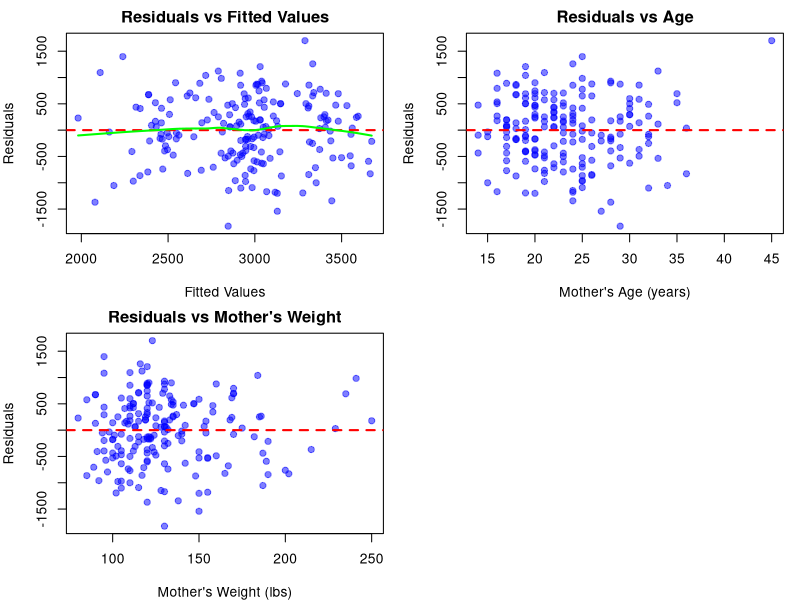
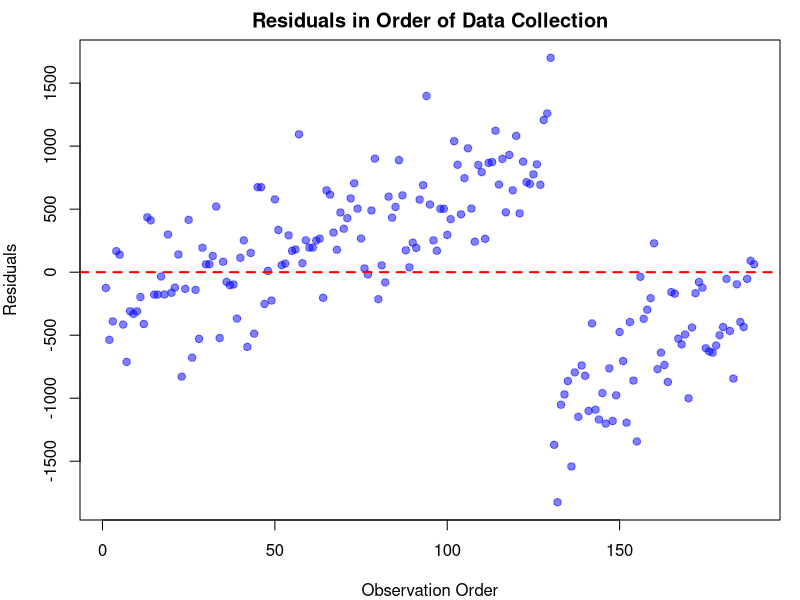
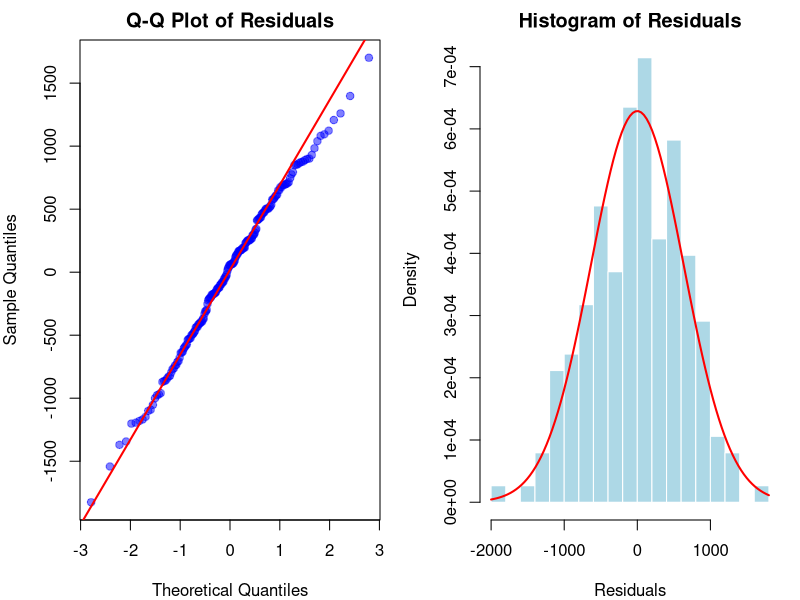
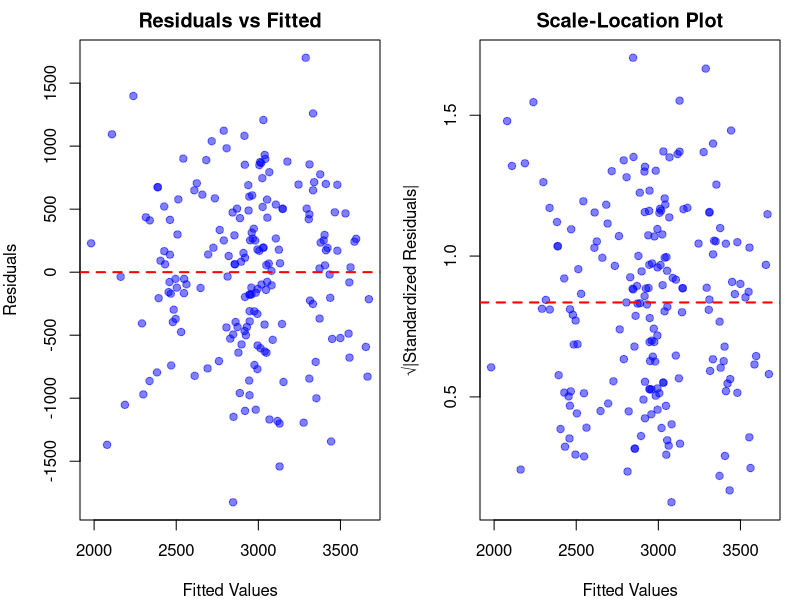

Write the R code that produced these figures, in order. (Note: this script raises an error after producing the figures.)
# ==============================================================================
# Lab - Building a Clinical Prediction Model
# ==============================================================================

# Load required packages
library(MASS)      # For stepAIC function
library(car)       # For VIF calculation
library(ggplot2)   # For visualization
library(dplyr)     # For data manipulation
library(gridExtra) # For arranging plots

# If packages are not installed, run:
# install.packages(c("MASS", "car", "ggplot2", "dplyr", "gridExtra"))

# ==============================================================================
# DATASET: We'll use the 'birthwt' dataset from MASS package
# This is a classic epidemiological dataset about risk factors for low birth weight
# ==============================================================================

# Load the dataset
data(birthwt)

# View the first few rows
head(birthwt)

# View dataset structure
str(birthwt)

# Dataset description:
# low:   indicator of birth weight < 2.5 kg (0 = normal, 1 = low)
# age:   mother's age in years
# lwt:   mother's weight in pounds at last menstrual period
# race:  mother's race (1 = white, 2 = black, 3 = other)
# smoke: smoking status during pregnancy (0 = no, 1 = yes)
# ptl:   number of previous premature labors
# ht:    history of hypertension (0 = no, 1 = yes)
# ui:    presence of uterine irritability (0 = no, 1 = yes)
# ftv:   number of physician visits during first trimester
# bwt:   birth weight in grams (our outcome variable)

# ==============================================================================
# DATA PREPARATION
# ==============================================================================

# Create a working dataset
birth_data <- birthwt

# Convert categorical variables to factors with meaningful labels
birth_data$race <- factor(birth_data$race, 
                          levels = c(1, 2, 3),
                          labels = c("White", "Black", "Other"))

birth_data$smoke <- factor(birth_data$smoke, 
                           levels = c(0, 1),
                           labels = c("Non-smoker", "Smoker"))

birth_data$ht <- factor(birth_data$ht, 
                        levels = c(0, 1),
                        labels = c("No", "Yes"))

birth_data$ui <- factor(birth_data$ui, 
                        levels = c(0, 1),
                        labels = c("No", "Yes"))

# Summary statistics
summary(birth_data)

# Check for missing values
colSums(is.na(birth_data))

# ==============================================================================
# MULTIVARIABLE LINEAR REGRESSION
# ==============================================================================


# Simple linear regression (for comparison)
model_simple <- lm(bwt ~ age, data = birth_data)
summary(model_simple)

# simple regression r squared
summary(model_simple)$r.squared


# Multivariable linear regression
# Research question: What factors predict birth weight?
model_full <- lm(bwt ~ age + lwt + race + smoke + ptl + ht + ui + ftv, 
                 data = birth_data)

summary(model_full)

# Confidence intervals for coefficients
confint(model_full)

# ==============================================================================
# CHECKING MODEL ASSUMPTIONS
# ==============================================================================


# Extract residuals and fitted values
residuals <- residuals(model_full)
fitted_values <- fitted(model_full)
standardized_residuals <- rstandard(model_full)

# -----------------
# 1. LINEARITY CHECK
# -----------------

# Residuals vs Fitted Values plot
par(mfrow = c(2, 2), mar = c(4, 4, 2, 1))

plot(fitted_values, residuals,
     main = "Residuals vs Fitted Values",
     xlab = "Fitted Values",
     ylab = "Residuals",
     pch = 19, col = rgb(0, 0, 1, 0.5))
abline(h = 0, col = "red", lwd = 2, lty = 2)
lines(lowess(fitted_values, residuals), col = "green", lwd = 2)

##"Look for: Random scatter around zero (red line)
##"Warning signs: Curved patterns, systematic trends

# Partial residual plots for continuous predictors
# Age

plot(birth_data$age, residuals,
     main = "Residuals vs Age",
     xlab = "Mother's Age (years)",
     ylab = "Residuals",
     pch = 19, col = rgb(0, 0, 1, 0.5))
abline(h = 0, col = "red", lwd = 2, lty = 2)

# Mother's weight
plot(birth_data$lwt, residuals,
     main = "Residuals vs Mother's Weight",
     xlab = "Mother's Weight (lbs)",
     ylab = "Residuals",
     pch = 19, col = rgb(0, 0, 1, 0.5))
abline(h = 0, col = "red", lwd = 2, lty = 2)

par(mfrow = c(1, 1))

# -----------------
# 2. INDEPENDENCE CHECK
# -----------------

# Check based on study design
# Are observations independent?
# No clustering (e.g., multiple births from same mother)?
# No time series structure?

# Plot residuals in order of data collection
plot(1:length(residuals), residuals,
     main = "Residuals in Order of Data Collection",
     xlab = "Observation Order",
     ylab = "Residuals",
     pch = 19, col = rgb(0, 0, 1, 0.5))
abline(h = 0, col = "red", lwd = 2, lty = 2)

##Look for: Random pattern (no trends or cycles)

# -----------------
# 3. NORMALITY CHECK
# -----------------

par(mfrow = c(1, 2))

# Q-Q plot
qqnorm(residuals, main = "Q-Q Plot of Residuals",
       pch = 19, col = rgb(0, 0, 1, 0.5))
qqline(residuals, col = "red", lwd = 2)

# Histogram
hist(residuals, breaks = 20, col = "lightblue", border = "white",
     main = "Histogram of Residuals",
     xlab = "Residuals",
     probability = TRUE)
curve(dnorm(x, mean = mean(residuals), sd = sd(residuals)),
      add = TRUE, col = "red", lwd = 2)

par(mfrow = c(1, 1))

# Shapiro-Wilk test for normality
shapiro_test <- shapiro.test(residuals)
shapiro_test

# Conclusion: Residuals appear to be normally distributed (if p > 0.05)
# Conclusion: Evidence of non-normality (p < 0.05)
# Note: With large samples, minor deviations may be significant

# -----------------
# 4. HOMOSCEDASTICITY CHECK
# -----------------

par(mfrow = c(1, 2))

# Residuals vs Fitted
plot(fitted_values, residuals,
     main = "Residuals vs Fitted",
     xlab = "Fitted Values",
     ylab = "Residuals",
     pch = 19, col = rgb(0, 0, 1, 0.5))
abline(h = 0, col = "red", lwd = 2, lty = 2)

# Scale-Location plot
plot(fitted_values, sqrt(abs(standardized_residuals)),
     main = "Scale-Location Plot",
     xlab = "Fitted Values",
     ylab = "√|Standardized Residuals|",
     pch = 19, col = rgb(0, 0, 1, 0.5))
abline(h = mean(sqrt(abs(standardized_residuals))), col = "red", lwd = 2, lty = 2)

par(mfrow = c(1, 1))

# Look for: Constant vertical spread (no funnel or fan shape)

# Breusch-Pagan test for heteroscedasticity
bp_test <- lmtest::bptest(model_full)
bp_test
# Conclusion: No evidence of heteroscedasticity (p > 0.05)
# Conclusion: Evidence of heteroscedasticity (p < 0.05)

# Comprehensive diagnostic plots
par(mfrow = c(2, 2))
0(model_full)
par(mfrow = c(1, 1))

# ==============================================================================
# MULTICOLLINEARITY & VIF
# ==============================================================================

# Calculate correlation matrix for continuous predictors
continuous_vars <- birth_data[, c("age", "lwt", "ptl", "ftv")]
cor_matrix <- cor(continuous_vars, use = "complete.obs")

print(round(cor_matrix, 3))

# Visualize correlation matrix
library(corrplot)
corrplot::corrplot(cor_matrix, method = "number", type = "upper",
                   title = "Correlation Matrix",
                   mar = c(0, 0, 2, 0))

# Calculate Variance Inflation Factor (VIF)
vif_values <- vif(model_full)
print(vif_values)

# VIF Interpretation
# VIF < 5: No multicollinearity concern
# 5 ≤ VIF < 10: Moderate multicollinearity
# "VIF ≥ 10: Severe multicollinearity



# Visualize VIF values
barplot(vif_values, 
        main = "Variance Inflation Factors",
        ylab = "VIF",
        col = ifelse(vif_values >= 10, "red",
                     ifelse(vif_values >= 5, "orange", "lightblue")),
        las = 2)
abline(h = 5, col = "orange", lty = 2, lwd = 2)
abline(h = 10, col = "red", lty = 2, lwd = 2)
legend("topright", legend = c("VIF < 5", "5 ≤ VIF < 10", "VIF ≥ 10"),
       fill = c("lightblue", "orange", "red"))

# ==============================================================================
# INTERACTION TERMS & EFFECT MODIFICATION
# ==============================================================================


# Research question: Does the effect of smoking on birth weight differ by race?

# Model without interaction
model_no_interaction <- lm(bwt ~ smoke + race, data = birth_data)

# Model with interaction
model_interaction <- lm(bwt ~ smoke * race, data = birth_data)


summary(model_no_interaction)

summary(model_interaction)

# Test if interaction is significant
# Testing for Interaction
anova_result <- anova(model_no_interaction, model_interaction)
print(anova_result)

# Conclusion: Significant interaction detected (p < 0.05) if the effect of smoking on birth weight differs across racial groups.
# Conclusion: No significant interaction (p > 0.05) if the effect of smoking is similar across racial groups.

# Visualize the interaction

# Calculate predicted values
pred_data <- expand.grid(
  smoke = levels(birth_data$smoke),
  race = levels(birth_data$race)
)

pred_data$predicted_bwt <- predict(model_interaction, newdata = pred_data)

# Create interaction plot
ggplot(pred_data, aes(x = race, y = predicted_bwt, color = smoke, group = smoke)) +
  geom_point(size = 4) +
  geom_line(linewidth = 1.2) +
  labs(title = "Interaction: Smoking × Race on Birth Weight",
       x = "Mother's Race",
       y = "Predicted Birth Weight (grams)",
       color = "Smoking Status") +
  theme_minimal() +
  theme(legend.position = "top",
        plot.title = element_text(hjust = 0.5, face = "bold"))

# Alternative visualization with actual data
ggplot(birth_data, aes(x = race, y = bwt, fill = smoke)) +
  geom_boxplot(alpha = 0.7) +
  labs(title = "Birth Weight by Race and Smoking Status",
       x = "Mother's Race",
       y = "Birth Weight (grams)",
       fill = "Smoking Status") +
  theme_minimal() +
  theme(legend.position = "top",
        plot.title = element_text(hjust = 0.5, face = "bold"))

# Example 2: Continuous × Continuous Interaction
# Does the effect of mother's age on birth weight depend on mother's weight?

model_continuous_interaction <- lm(bwt ~ age * lwt, data = birth_data)

# Continuous × Continuous Interaction: Age × Weight
summary(model_continuous_interaction)

# Visualize with predicted values at different levels
pred_data_cont <- expand.grid(
  age = seq(min(birth_data$age), max(birth_data$age), length.out = 50),
  lwt = quantile(birth_data$lwt, probs = c(0.25, 0.5, 0.75))
)

pred_data_cont$predicted_bwt <- predict(model_continuous_interaction, 
                                        newdata = pred_data_cont)
pred_data_cont$lwt_cat <- factor(pred_data_cont$lwt,
                                 labels = c("Low Weight (25th %ile)",
                                            "Medium Weight (50th %ile)",
                                            "High Weight (75th %ile)"))

ggplot(pred_data_cont, aes(x = age, y = predicted_bwt, color = lwt_cat)) +
  geom_line(linewidth = 1.2) +
  labs(title = "Interaction: Mother's Age × Weight on Birth Weight",
       x = "Mother's Age (years)",
       y = "Predicted Birth Weight (grams)",
       color = "Mother's Weight") +
  theme_minimal() +
  theme(legend.position = "top",
        plot.title = element_text(hjust = 0.5, face = "bold"))

# ==============================================================================
# MODEL SELECTION (AIC, BIC, Stepwise)
# ==============================================================================

# Compare models using AIC and BIC

# Define several candidate models
model1 <- lm(bwt ~ age, data = birth_data)
model2 <- lm(bwt ~ age + lwt, data = birth_data)
model3 <- lm(bwt ~ age + lwt + smoke, data = birth_data)
model4 <- lm(bwt ~ age + lwt + smoke + race, data = birth_data)
model5 <- model_full  # All predictors

# Create comparison table
model_comparison <- data.frame(
  Model = c("Age only", 
            "Age + Weight",
            "Age + Weight + Smoke",
            "Age + Weight + Smoke + Race",
            "Full model (all predictors)"),
  Predictors = c(1, 2, 3, 5, 8),
  R_squared = c(summary(model1)$r.squared,
                summary(model2)$r.squared,
                summary(model3)$r.squared,
                summary(model4)$r.squared,
                summary(model5)$r.squared),
  Adj_R_squared = c(summary(model1)$adj.r.squared,
                    summary(model2)$adj.r.squared,
                    summary(model3)$adj.r.squared,
                    summary(model4)$adj.r.squared,
                    summary(model5)$adj.r.squared),
  AIC = c(AIC(model1), AIC(model2), AIC(model3), AIC(model4), AIC(model5)),
  BIC = c(BIC(model1), BIC(model2), BIC(model3), BIC(model4), BIC(model5))
)

print(model_comparison)


# Calculate delta AIC and BIC
model_comparison$Delta_AIC <- model_comparison$AIC - min(model_comparison$AIC)
model_comparison$Delta_BIC <- model_comparison$BIC - min(model_comparison$BIC)

print(model_comparison)

# -----------------
# STEPWISE SELECTION
# -----------------


# Forward selection
model_null <- lm(bwt ~ 1, data = birth_data)  # Intercept only
model_forward <- stepAIC(model_null, 
                         scope = list(lower = model_null, upper = model_full),
                         direction = "forward",
                         trace = TRUE)

summary(model_forward)

# Backward elimination
model_backward <- stepAIC(model_full, 
                          direction = "backward",
                          trace = TRUE)

summary(model_backward)

# Stepwise (both directions)
model_stepwise <- stepAIC(model_null,
                          scope = list(lower = model_null, upper = model_full),
                          direction = "both",
                          trace = TRUE)

summary(model_stepwise)

# Compare stepwise results
AIC(model_forward)
AIC(model_backward)
AIC(model_stepwise)


# -----------------
# MODEL VALIDATION
# -----------------

# Split data into training and test sets
set.seed(123)  # For reproducibility
train_index <- sample(1:nrow(birth_data), size = 0.7 * nrow(birth_data))
train_data <- birth_data[train_index, ]
test_data <- birth_data[-train_index, ]

nrow(train_data)
nrow(test_data)

# Fit model on training data
model_train <- lm(bwt ~ lwt + race + smoke + ht + ui, data = train_data)

# Predictions on test data
predictions <- predict(model_train, newdata = test_data)

# Calculate performance metrics
actual <- test_data$bwt
residuals_test <- actual - predictions

# Root Mean Squared Error (RMSE)
rmse <- sqrt(mean(residuals_test^2))

# Mean Absolute Error (MAE)
mae <- mean(abs(residuals_test))

# R-squared on test data
ss_res <- sum(residuals_test^2)
ss_tot <- sum((actual - mean(actual))^2)
r_squared_test <- 1 - (ss_res / ss_tot)

cat("--- Test Set Performance ---\n")
cat("RMSE:", round(rmse, 2), "grams\n")
cat("MAE:", round(mae, 2), "grams\n")
cat("R-squared (test):", round(r_squared_test, 3), "\n")
cat("R-squared (training):", round(summary(model_train)$r.squared, 3), "\n")

# Plot predicted vs actual
plot(actual, predictions,
     main = "Predicted vs Actual Birth Weight (Test Set)",
     xlab = "Actual Birth Weight (grams)",
     ylab = "Predicted Birth Weight (grams)",
     pch = 19, col = rgb(0, 0, 1, 0.5))
abline(a = 0, b = 1, col = "red", lwd = 2, lty = 2)
legend("topleft", legend = "Perfect prediction", col = "red", lty = 2, lwd = 2)

# ==============================================================================
# FINAL MODEL AND INTERPRETATION
# ==============================================================================


# Based on our analyses, select final model
# Let's use the backward elimination result as our final model
final_model <- model_backward

summary(final_model)

cat("R-squared:", round(summary(final_model)$r.squared, 3), "\n")
cat("Adjusted R-squared:", round(summary(final_model)$adj.r.squared, 3), "\n")
cat("AIC:", round(AIC(final_model), 2), "\n")
cat("BIC:", round(BIC(final_model), 2), "\n")

# Check assumptions for final model
par(mfrow = c(2, 2))
plot(final_model)
par(mfrow = c(1, 1))

# VIF for final model
print(vif(final_model))
